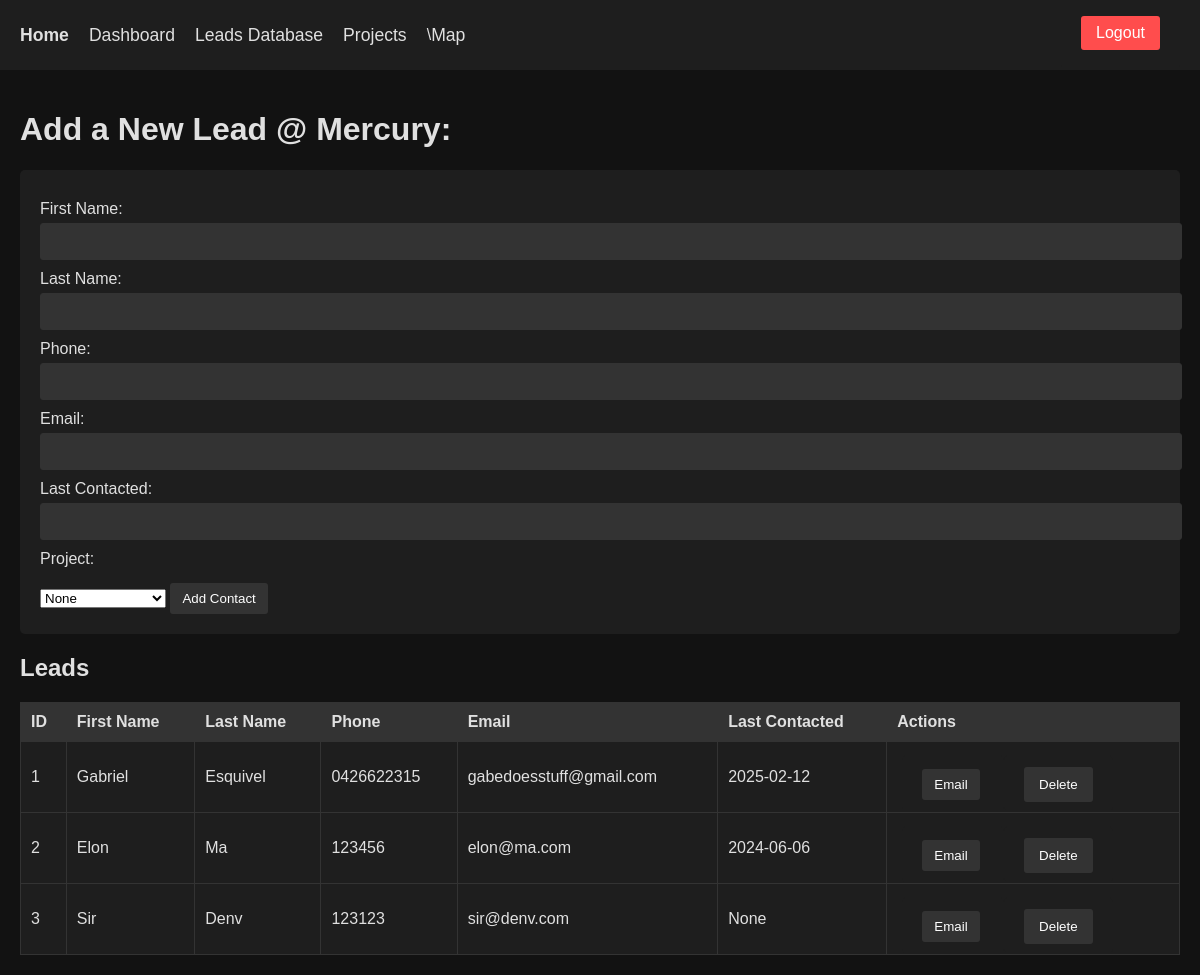
Before: /leads (signed in) with the older database file.
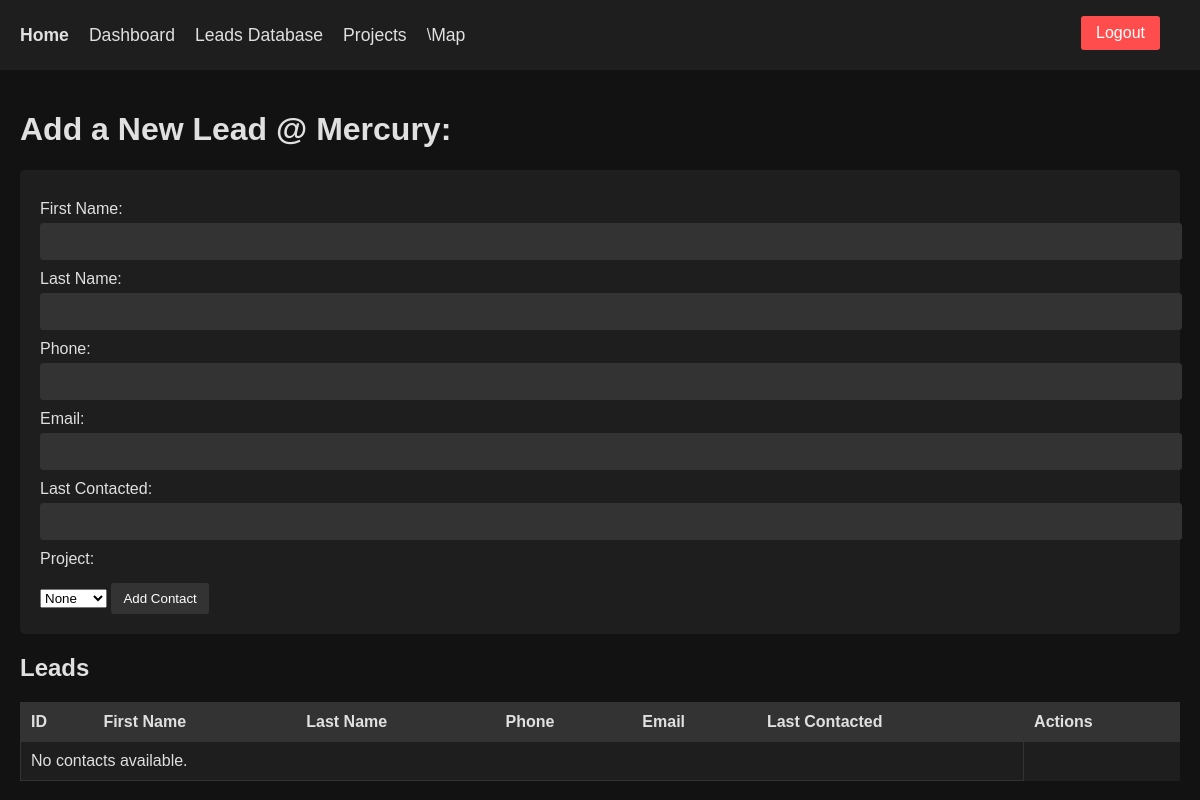
After: the same page with the newer database file.
### app.py (models this page shows, shortened)
class Contact(db.Model):
    id = db.Column(db.Integer, primary_key=True)
    first_name = db.Column(db.String(100), nullable=False)
    last_name = db.Column(db.String(100), nullable=False)
    phone = db.Column(db.String(20))
    email = db.Column(db.String(100))
    last_contacted = db.Column(db.String(100))
    project_id = db.Column(db.Integer, db.ForeignKey('project.id'), nullable=True)

### app.py (the view, shortened to what this page needs)
@app.route('/leads', methods=['GET', 'POST'])
@login_required
def leads():
    contacts = Contact.query.all()
    projects = Project.query.all()
    return render_template('leads.html', contacts=contacts, projects=projects)

### app.py (called while the page is built)
def login_required(f):
    @wraps(f)
    def decorated_function(*args, **kwargs):
        if not session.get('logged_in'):
            flash("Please log in first.", "warning")
            return redirect(url_for('login'))
        return f(*args, **kwargs)
    return decorated_function

### templates/leads.html (shortened to what this page needs)
{% extends "base.html" %}
{% block content %}
  <h1>Add a New Lead @ Mercury:</h1>
  <form method="post">
    <label>First Name:</label>
    <input type="text" name="first_name" required>
    <label>Last Name:</label>
    <input type="text" name="last_name" required>
    <label>Phone:</label>
    <input type="text" name="phone">
    <label>Email:</label>
    <input type="text" name="email">
    <label>Last Contacted:</label>
    <input type="text" name="last_contacted">
    <label>Project:</label>
    <select name="project_id">
      <option value="">None</option>
    </select>
    <button type="submit">Add Contact</button>
  </form>
  <h2>Leads</h2>
  <table>
    <thead>
      <tr>
        <th>ID</th>
        <th>First Name</th>
        <th>Last Name</th>
        <th>Phone</th>
        <th>Email</th>
        <th>Last Contacted</th>
        <th>Actions</th>
      </tr>
    </thead>
    <tbody>
      {% for contact in contacts %}
        <tr>
          <td>{{ contact.id }}</td>
          <td>{{ contact.first_name }}</td>
          <td>{{ contact.last_name }}</td>
          <td>{{ contact.phone }}</td>
          <td>{{ contact.email }}</td>
          <td>{{ contact.last_contacted }}</td>
          <td>
            <form action="{{ url_for('email_contact', contact_id=contact.id) }}" method="post" style="display:inline; margin-left:5px;">
              <button type="submit">Email</button>
            </form>
            <form method="post" action="{{ url_for('delete_contact', contact_id=contact.id) }}" class="delete-form">
              <input type="submit" value="Delete">
            </form>
          </td>
        </tr>
      {% else %}
        <tr>
          <td colspan="6">No contacts available.</td>
        </tr>
      {% endfor %}
    </tbody>
  </table>
{% endblock %}

### templates/base.html (shortened to what this page needs)
<!doctype html>
<html lang="en">
<head>
</head>
<body>
  {% if not request.endpoint == 'login' %}
  <div class="navbar">
      <b href="">Home</b>
      <a href="{{ url_for('dashboard') }}">Dashboard</a>
      <a href="{{ url_for('leads') }}">Leads Database</a>
      <a href="{{ url_for('projects') }}">Projects</a>\
      <a href="{{ url_for('map_page') }}">Map</a>
      <div class="logout-container">
        <form action="{{ url_for('logout') }}" method="post">
            <button type="submit" class="logout-button">Logout</button>
        </form>
      </div>
  </div>
  {% endif %}
  <div class="container">
    {% block content %}
    {% endblock %}
  </div>
</body>
</html>

### templates/base.html (style rules this page uses)
body { font-family: Arial, sans-serif; background-color: #121212; color: #e0e0e0; margin: 0; padding: 0; }
.navbar { background-color: #1e1e1e; padding: 10px 20px; display: flex; align-items: center; justify-content: space-between; height: 50px; }
.navbar a, .navbar b { color: #e0e0e0; text-decoration: none; margin-right: 20px; font-size: 1.1em; }
.logout-container { margin-left: auto; }
.logout-button { background-color: #ff4d4d; color: white; border: none; padding: 8px 15px; border-radius: 3px; cursor: pointer; font-size: 1em; }
.container { padding: 20px; }
form { margin-bottom: 20px; background-color: #1e1e1e; padding: 20px; border-radius: 5px; }
label { display: block; margin-top: 10px; }
input[type="text"], input[type="email"], input[type="password"] { width: 100%; padding: 10px; margin-top: 5px; border: 1px solid #333; border-radius: 3px; background-color: #333; color: #fff; }
input[type="submit"], button { background-color: #333; color: #fff; border: none; padding: 10px 15px; cursor: pointer; margin-top: 15px; border-radius: 3px; }
table { border-collapse: collapse; width: 100%; background-color: #1e1e1e; }
th, td { border: 1px solid #333; padding: 10px; text-align: left; }
th { background-color: #333; }
button { background-color: #333; color: #fff; border: none; padding: 8px 12px; cursor: pointer; border-radius: 3px; }

Changed rows visible on the page:
removed Contact: id "1", first_name "Gabriel", last_name "Esquivel", phone "0426622315", email "gabedoesstuff@gmail.com", last_contacted "2025-02-12"
removed Contact: id "2", first_name "Elon", last_name "Ma", phone "123456", email "elon@ma.com", last_contacted "2024-06-06"
removed Contact: id "3", first_name "Sir", last_name "Denv", phone "123123", email "sir@denv.com", last_contacted "None"
Other visible differences:
text now shown: "No contacts available."
